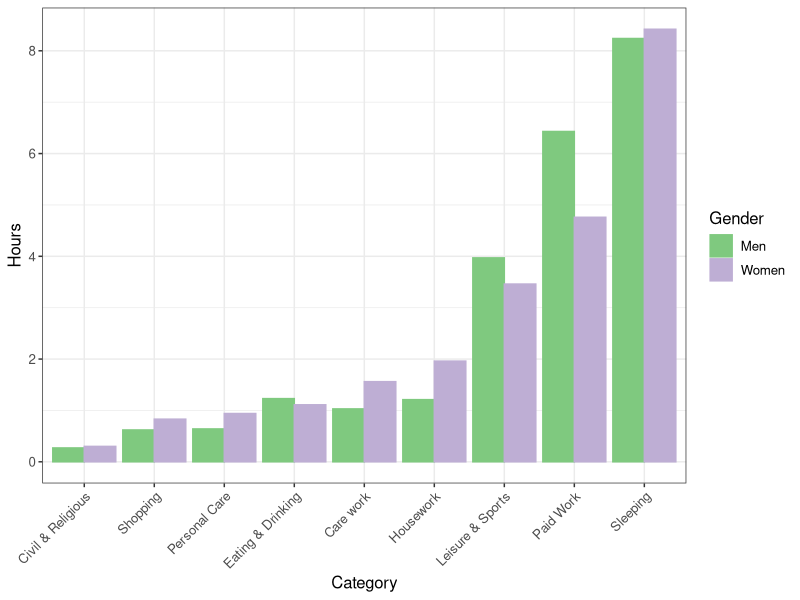
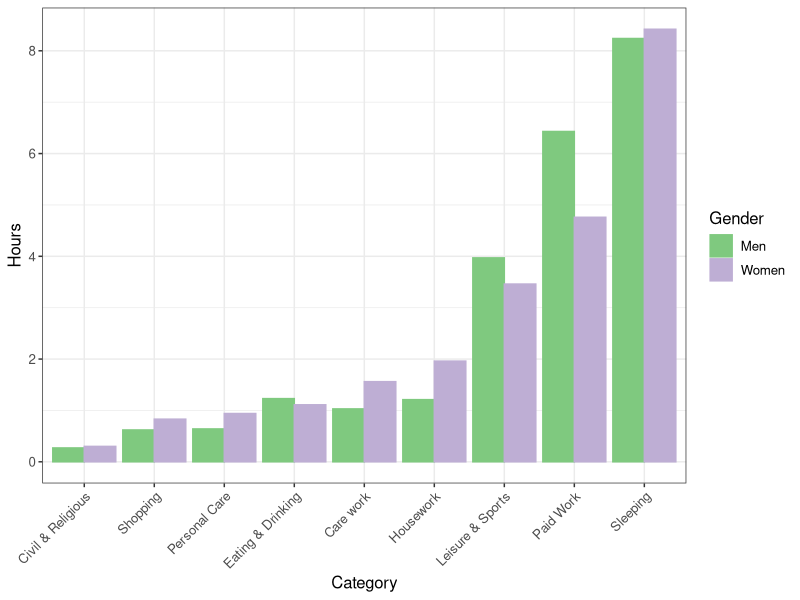

Write the R code that produced these figures, in order.
library(tidyverse)
library(readxl)
ATUS <- read_excel("constrained_optimization/atus.xlsx")

ATUS2 <- 
  ATUS %>% 
  gather(Gender, hours, -Category)

ATUS2 %>% 
  filter(!Category %in% c("Communication","Other", "Education")) %>%
  ggplot(aes(x = reorder(Category, hours), y = hours, group = Gender, color = Gender, fill = Gender)) + 
  geom_bar(stat = "identity", position = "dodge") + 
  xlab("Category") + 
  ylab("Hours") +
  theme_bw() +
  scale_fill_brewer(type = "qual", palette = "Accent") + 
  scale_color_brewer(type = "qual", palette = "Accent") + 
  theme(axis.text.x = element_text(angle = 45, hjust = 1), 
        text = element_text(size = 12))
ggsave(file = "constrained_optimization/atus.pdf", device = "pdf", width = 6, height = 4)
